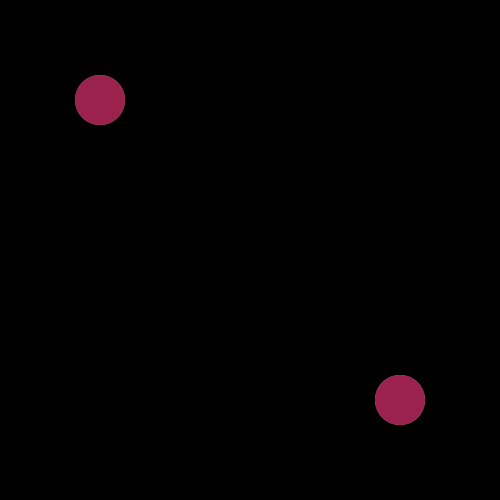
Frame 1 (no input)
Frame 60 (the mouse pressed at the canvas centre just before this capture): identical to frame 1, image omitted
Frame 120 (the mouse held since frame 60 and released just before this capture): identical to frame 1, image omitted

The Processing sketch that drew this single still picture (run headless with seeded random() and noise(); from frame 60 on, the mouse is pressed at the canvas centre):

// Processing sketch: inClass_6_5
// ── inClass_6_5.pde
int x1=100;
int y1=100;
int x2=400;
int y2=400;
int size = 50;
boolean buttonClicked1;
boolean buttonClicked2;
float dist;

void setup() {
  size(500, 500);
}

void draw() {
  noStroke();
  background(0);  
  println("button one "+calcDist(x1, y1));
  println("button two "+calcDist(x2, y2));
  println("boolean one "+buttonClicked1);
  println("boolean one "+buttonClicked2);
  println("distance "+ dist);

  if (buttonClicked1) {
    ColRect(0, 0, 50);
  } else {

  }

  if (buttonClicked2) {
    ColCirc(0, 0, 25);
  } else {

  }

  //button one shape
  fill(155);
  ellipse(x1, y1, size, size);
  //button two shape
  fill(155);
  ellipse(x2, y2, size, size);

  if (calcDist(x1, y1)< size/2) {
    fill(0, 200, 200);
  } else {
    fill(156, 34, 78);
    ellipse(x1, y1, size, size);
  }
  if (calcDist(x2, y2)< size/2) {
    fill(0, 200, 200);
  } else {
    fill(156, 34, 78);
    ellipse(x2, y2, size, size);
  }
}


void ColRect(int i, int e, int size) {
  for (i=0; i< 500; i+= 25) {
    for (e=0; e< 500; e+= 25) {
      fill(map(i, mouseX, width, 0, 255), map(e, mouseY, height, 0, 255), random(255));
      rect(i, e, size, size);
    }
  }
}

void ColCirc(int i, int e, int size) {
  for (i=25; i< 500; i+= 25) {
    for (e=25; e< 500; e+= 25) {
      fill(map(i, mouseX, width, 0, 255), map(e, mouseY, height, 0, 255), random(255));
      ellipse(i, e, size, size);
    }
  }
}


void mousePressed() {
  if (calcDist(x1, y1) <=size) {
    buttonClicked1 =!buttonClicked1;
  }
  if (calcDist(x2, y2) <=size/2) {
    buttonClicked2 =!buttonClicked2;
  }
}
float calcDist(int xPos, int yPos) {
  dist = dist(mouseX, mouseY, xPos, yPos);
  return dist;
}
